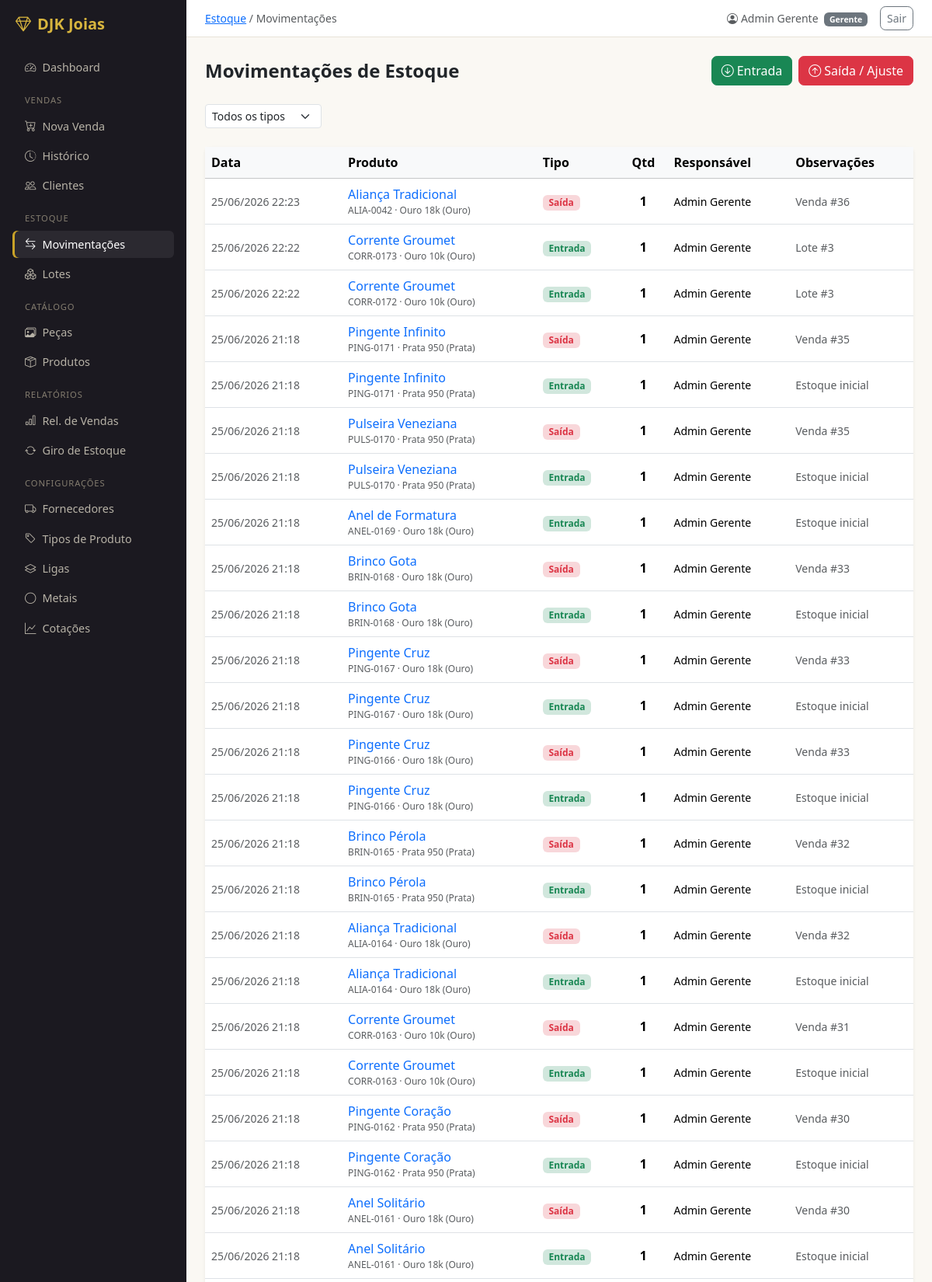
Page /estoque/ (signed in, upper part) on the committed database.
### usuarios/models.py (models this page shows, shortened)
class Usuario(AbstractUser):
    class Perfil(models.TextChoices):
        GERENTE  = 'GER', 'Gerente'
        VENDEDOR = 'VEN', 'Vendedor'
    perfil    = models.CharField(max_length=3, choices=Perfil.choices, default=Perfil.VENDEDOR)
    telefone  = models.CharField(max_length=20, blank=True)
    criado_em = models.DateTimeField(auto_now_add=True)
    class Meta:
        verbose_name        = 'Usuário'
        verbose_name_plural = 'Usuários'
        ordering            = ['first_name', 'last_name']
    @property
    def is_gerente(self):
        return self.perfil == self.Perfil.GERENTE

### estoque/models.py (models this page shows, shortened)
class MovimentacaoEstoque(models.Model):
    class Tipo(models.TextChoices):
        ENTRADA    = 'ENT', 'Entrada'
        SAIDA      = 'SAI', 'Saída'
        AJUSTE_POS = 'AJP', 'Ajuste Positivo'
        AJUSTE_NEG = 'AJN', 'Ajuste Negativo'
        DEVOLUCAO  = 'DEV', 'Devolução'
    produto          = models.ForeignKey(
        'catalogo.Produto',
        on_delete=models.PROTECT,
        related_name='movimentacoes',
        db_index=True,
    )
    peca             = models.ForeignKey(
        'catalogo.Peca',
        on_delete=models.SET_NULL,
        null=True, blank=True,
        related_name='movimentacoes',
    )
    tipo             = models.CharField(max_length=3, choices=Tipo.choices, db_index=True)
    quantidade       = models.PositiveIntegerField(validators=[MinValueValidator(1)])
    fornecedor       = models.ForeignKey(
        'vendas.Fornecedor',
        on_delete=models.SET_NULL,
        null=True, blank=True,
        related_name='movimentacoes',
    )
    cliente          = models.ForeignKey(
        'vendas.Cliente',
        on_delete=models.SET_NULL,
        null=True, blank=True,
        related_name='movimentacoes',
    )
    referencia_venda = models.ForeignKey(
        'vendas.Venda',
        on_delete=models.SET_NULL,
        null=True, blank=True,
        related_name='movimentacoes',
    )
    lote             = models.ForeignKey(
        LoteMovimentacao,
        on_delete=models.SET_NULL,
        null=True, blank=True,
        related_name='movimentacoes',
    )
    responsavel      = models.ForeignKey(
        settings.AUTH_USER_MODEL,
        on_delete=models.PROTECT,
        related_name='movimentacoes_realizadas',
    )
    observacoes      = models.CharField(max_length=200, blank=True)
    data_hora        = models.DateTimeField(auto_now_add=True, db_index=True)
    class Meta:
        verbose_name        = 'Movimentação de Estoque'
        verbose_name_plural = 'Movimentações de Estoque'
        ordering            = ['-data_hora']
        indexes = [
            models.Index(fields=['produto', '-data_hora'], name='idx_movest_produto_data'),
        ]

### catalogo/models.py (models this page shows, shortened)
class Produto(models.Model):
    nome      = models.CharField(max_length=150, db_index=True)
    descricao = models.TextField(blank=True)
    tipo      = models.ForeignKey(TipoProduto, on_delete=models.PROTECT, null=True, blank=True, related_name='produtos')
    liga      = models.ForeignKey(Liga, on_delete=models.PROTECT, null=True, blank=True, related_name='produtos')
    criado_em     = models.DateTimeField(auto_now_add=True)
    atualizado_em = models.DateTimeField(auto_now=True)
    class Meta:
        verbose_name        = 'Produto'
        verbose_name_plural = 'Produtos'
        ordering            = ['nome']

class Peca(models.Model):
    class Status(models.TextChoices):
        DISPONIVEL = 'DIS', 'Disponível'
        RESERVADA  = 'RES', 'Reservada'
        VENDIDA    = 'VEN', 'Vendida'
        RETIRADA   = 'RET', 'Retirada'   # saiu via movimentação, não venda
    produto           = models.ForeignKey(Produto, on_delete=models.PROTECT, related_name='pecas')
    codigo            = models.CharField(max_length=20, unique=True, blank=True, db_index=True)
    status            = models.CharField(max_length=3, choices=Status.choices, default=Status.DISPONIVEL, db_index=True)
    peso_gramas       = models.DecimalField(
        max_digits=8, decimal_places=3,
        validators=[MinValueValidator(Decimal('0.001'))],
        verbose_name='Peso (g)',
    )
    custo_mao_de_obra = models.DecimalField(
        max_digits=10, decimal_places=2,
        default=Decimal('0.00'),
        validators=[MinValueValidator(Decimal('0.00'))],
    )
    observacoes   = models.TextField(blank=True)
    criado_em     = models.DateTimeField(auto_now_add=True)
    atualizado_em = models.DateTimeField(auto_now=True)
    class Meta:
        verbose_name        = 'Peça'
        verbose_name_plural = 'Peças'
        ordering            = ['-criado_em']

class Liga(models.Model):
    nome   = models.CharField(max_length=50, unique=True)
    metal  = models.ForeignKey(Metal, on_delete=models.PROTECT, related_name='ligas')
    pureza = models.DecimalField(
        max_digits=6, decimal_places=5,
        validators=[MinValueValidator(Decimal('0.00001')), MaxValueValidator(Decimal('1.0'))],
        help_text='Fração pura do metal. Ex: 0.75000 para Ouro 18k',
    )
    class Meta:
        verbose_name        = 'Liga'
        verbose_name_plural = 'Ligas'
        ordering            = ['metal', 'nome']
    def __str__(self):
        return f'{self.nome} ({self.metal})'

class Metal(models.Model):
    nome    = models.CharField(max_length=50, unique=True)
    simbolo = models.CharField(max_length=10, unique=True, help_text='Símbolo da API. Ex: XAU, XAG')
    class Meta:
        verbose_name        = 'Metal'
        verbose_name_plural = 'Metais'
        ordering            = ['nome']
    def __str__(self):
        return self.nome

### estoque/views.py (the view)
# urls.py: path('',       views.MovimentacaoListView.as_view(), name='movimentacao_list'),
class MovimentacaoListView(LoginRequiredMixin, ListView):
    model               = MovimentacaoEstoque
    template_name       = 'estoque/movimentacao_list.html'
    context_object_name = 'movimentacoes'
    paginate_by         = 30
    def get_queryset(self):
        qs = MovimentacaoEstoque.objects.select_related(
            'produto__liga', 'peca', 'responsavel', 'referencia_venda', 'lote'
        )
        if produto_id := self.request.GET.get('produto'):
            qs = qs.filter(produto_id=produto_id)
        if tipo := self.request.GET.get('tipo'):
            qs = qs.filter(tipo=tipo)
        return qs
    def get_context_data(self, **kwargs):
        ctx = super().get_context_data(**kwargs)
        ctx['tipos']      = MovimentacaoEstoque.Tipo.choices
        ctx['tipo_atual'] = self.request.GET.get('tipo', '')
        return ctx

### templates/estoque/movimentacao_list.html (shortened to what this page needs)
{% extends 'base.html' %}
{% block breadcrumb %}<a href="{% url 'estoque:movimentacao_list' %}">Estoque</a> / Movimentações{% endblock %}
{% block content %}
<div class="d-flex align-items-center justify-content-between mb-4">
  <h4 class="fw-semibold mb-0">Movimentações de Estoque</h4>
  <div class="d-flex gap-2">
    <a href="{% url 'estoque:movimentacao_entrada' %}" class="btn btn-success">
      <i class="bi bi-arrow-down-circle me-1"></i>Entrada
    </a>
    <a href="{% url 'estoque:movimentacao_saida' %}" class="btn btn-danger">
      <i class="bi bi-arrow-up-circle me-1"></i>Saída / Ajuste
    </a>
  </div>
</div>
<form method="get" class="row g-2 mb-4">
  <div class="col-auto">
    <select name="tipo" class="form-select form-select-sm" onchange="this.form.submit()">
      <option value="">Todos os tipos</option>
    </select>
  </div>
</form>
<div class="card border-0 shadow-sm">
  <div class="table-responsive">
    <table class="table table-hover align-middle mb-0">
      <thead class="table-light">
        <tr>
          <th>Data</th>
          <th>Produto</th>
          <th>Tipo</th>
          <th class="text-center">Qtd</th>
          <th>Responsável</th>
          <th>Observações</th>
        </tr>
      </thead>
      <tbody>
        {% for mov in movimentacoes %}
        <tr>
          <td class="small text-muted">{{ mov.data_hora|date:"d/m/Y H:i" }}</td>
          <td>
            {% if mov.peca %}
            <a href="{% url 'catalogo:peca_detail' mov.peca.pk %}" class="text-decoration-none">
              {{ mov.produto.nome }}
            </a>
            <div class="text-muted" style="font-size:.75rem">{{ mov.peca.codigo }} · {{ mov.produto.liga }}</div>
            {% else %}
            <a href="{% url 'catalogo:produto_detail' mov.produto.pk %}" class="text-decoration-none">
              {{ mov.produto.nome }}
            </a>
            <div class="text-muted" style="font-size:.75rem">{{ mov.produto.liga }}</div>
            {% endif %}
          </td>
          <td>
            {% if mov.tipo == 'ENT' or mov.tipo == 'AJP' or mov.tipo == 'DEV' %}
            <span class="badge bg-success-subtle text-success">{{ mov.get_tipo_display }}</span>
            {% else %}
            <span class="badge bg-danger-subtle text-danger">{{ mov.get_tipo_display }}</span>
            {% endif %}
          </td>
          <td class="text-center fw-semibold">{{ mov.quantidade }}</td>
          <td class="small">{{ mov.responsavel.get_full_name|default:mov.responsavel.username }}</td>
          <td class="small text-muted">{{ mov.observacoes|default:"—" }}</td>
        </tr>
        {% empty %}
        <tr>
          <td colspan="6" class="text-center text-muted py-4">Nenhuma movimentação registrada.</td>
        </tr>
        {% endfor %}
      </tbody>
    </table>
  </div>
</div>
{% endblock %}

### templates/base.html (shortened to what this page needs)
<!DOCTYPE html>
<html lang="pt-br">
<head>
  <link href="https://cdn.jsdelivr.net/npm/bootstrap@5.3.3/dist/css/bootstrap.min.css" rel="stylesheet">
  <link href="https://cdn.jsdelivr.net/npm/bootstrap-icons@1.11.3/font/bootstrap-icons.min.css" rel="stylesheet">
</head>
<body>
<div class="d-flex">
  <nav id="sidebar" class="p-3">
    <div class="text-white fw-bold fs-5 mb-4 px-1">
      <i class="bi bi-gem me-2"></i>DJK Joias
    </div>
    <ul class="nav flex-column gap-1">
      <li><a href="{% url 'dashboard:index' %}" class="nav-link {% if request.resolver_match.app_name == 'dashboard' %}active{% endif %}">
        <i class="bi bi-speedometer2 me-2"></i>Dashboard
      </a></li>
      <li class="sidebar-section">Vendas</li>
      <li><a href="{% url 'vendas:venda_create' %}" class="nav-link {% if request.resolver_match.url_name == 'venda_create' %}active{% endif %}">
        <i class="bi bi-cart-plus me-2"></i>Nova Venda
      </a></li>
      <li><a href="{% url 'vendas:venda_list' %}" class="nav-link {% if request.resolver_match.url_name == 'venda_list' or request.resolver_match.url_name == 'venda_detail' %}active{% endif %}">
        <i class="bi bi-clock-history me-2"></i>Histórico
      </a></li>
      <li><a href="{% url 'vendas:cliente_list' %}" class="nav-link {% if request.resolver_match.url_name|slice:':7' == 'cliente' %}active{% endif %}">
        <i class="bi bi-people me-2"></i>Clientes
      </a></li>
      <li class="sidebar-section">Estoque</li>
      <li><a href="{% url 'estoque:movimentacao_list' %}" class="nav-link {% if request.resolver_match.url_name == 'movimentacao_list' or request.resolver_match.url_name == 'movimentacao_create' %}active{% endif %}">
        <i class="bi bi-arrow-left-right me-2"></i>Movimentações
      </a></li>
      <li><a href="{% url 'estoque:lote_list' %}" class="nav-link {% if request.resolver_match.url_name|slice:':4' == 'lote' %}active{% endif %}">
        <i class="bi bi-boxes me-2"></i>Lotes
      </a></li>
      <li class="sidebar-section">Catálogo</li>
      <li><a href="{% url 'catalogo:peca_list' %}" class="nav-link {% if request.resolver_match.url_name|slice:':4' == 'peca' %}active{% endif %}">
        <i class="bi bi-images me-2"></i>Peças
      </a></li>
      <li><a href="{% url 'catalogo:produto_list' %}" class="nav-link {% if request.resolver_match.url_name|slice:':7' == 'produto' %}active{% endif %}">
        <i class="bi bi-box-seam me-2"></i>Produtos
      </a></li>
      {% if user.is_gerente %}
      <li class="sidebar-section">Relatórios</li>
      <li><a href="{% url 'relatorios:vendas' %}" class="nav-link {% if request.resolver_match.url_name == 'vendas' and request.resolver_match.app_name == 'relatorios' %}active{% endif %}">
        <i class="bi bi-bar-chart me-2"></i>Rel. de Vendas
      </a></li>
      <li><a href="{% url 'relatorios:giro' %}" class="nav-link {% if request.resolver_match.url_name == 'giro' %}active{% endif %}">
        <i class="bi bi-arrow-repeat me-2"></i>Giro de Estoque
      </a></li>
      <li class="sidebar-section">Configurações</li>
      <li><a href="{% url 'vendas:fornecedor_list' %}" class="nav-link {% if request.resolver_match.url_name|slice:':10' == 'fornecedor' %}active{% endif %}">
        <i class="bi bi-truck me-2"></i>Fornecedores
      </a></li>
      <li><a href="{% url 'catalogo:tipo_produto_list' %}" class="nav-link {% if request.resolver_match.url_name|slice:':4' == 'tipo' %}active{% endif %}">
        <i class="bi bi-tag me-2"></i>Tipos de Produto
      </a></li>
      <li><a href="{% url 'catalogo:liga_list' %}" class="nav-link {% if request.resolver_match.url_name|slice:':4' == 'liga' %}active{% endif %}">
        <i class="bi bi-layers me-2"></i>Ligas
      </a></li>
      <li><a href="{% url 'catalogo:metal_list' %}" class="nav-link {% if request.resolver_match.url_name|slice:':5' == 'metal' %}active{% endif %}">
        <i class="bi bi-circle me-2"></i>Metais
      </a></li>
      <li><a href="{% url 'catalogo:cotacao_list' %}" class="nav-link {% if request.resolver_match.url_name == 'cotacao_list' %}active{% endif %}">
        <i class="bi bi-graph-up me-2"></i>Cotações
      </a></li>
      {% endif %}
    </ul>
  </nav>
  <div id="main" class="d-flex flex-column">
    <div class="topbar px-4 py-2 d-flex align-items-center justify-content-between">
      <span class="text-muted small">{% block breadcrumb %}{% endblock %}</span>
      <div class="d-flex align-items-center gap-3">
        <span class="small text-muted">
          <i class="bi bi-person-circle me-1"></i>{{ user.get_full_name|default:user.username }}
          <span class="badge bg-secondary ms-1">{{ user.get_perfil_display }}</span>
        </span>
        <form method="post" action="{% url 'logout' %}" class="m-0">
          <button type="submit" class="btn btn-sm btn-outline-secondary">Sair</button>
        </form>
      </div>
    </div>
    <main class="p-4 flex-grow-1">
      {% block content %}{% endblock %}
    </main>
  </div>
</div>
{% load static %}
</body>
</html>

### templates/base.html (style rules this page uses)
:root { --onyx: #1b1920; --onyx-2: #2a2730; --gold: #c9a227; --gold-dark: #ad8a1f; --gold-soft: #d8b53e; --paper: #faf8f3; }
body { background-color: var(--paper); }
#sidebar { min-height: 100vh; background-color: var(--onyx); width: 240px; flex-shrink: 0; }
#sidebar .navbar-brand, #sidebar .fw-bold { color: var(--gold-soft) !important; }
#sidebar .nav-link { color: #b7b2a6; font-size: 0.9rem; padding: .4rem 1rem; border-radius: 6px; }
#sidebar .nav-link.active { color: #fff; background-color: rgba(255,255,255,.07); box-shadow: inset 3px 0 0 var(--gold); }
#sidebar .sidebar-section { font-size: .7rem; text-transform: uppercase; letter-spacing: .08em; color: #847d6f; padding: .8rem 1rem .2rem; }
#main { flex: 1; min-width: 0; }
.topbar { background: #fff; border-bottom: 1px solid #e8e3d9; }
.btn { border-radius: .45rem; font-weight: 500; }

### rows in the picture
Usuario: get_full_name "Admin Gerente", perfil "Gerente"
MovimentacaoEstoque: data_hora "25/06/2026 22:23", produto.nome "Aliança Tradicional", peca.codigo "ALIA-0042", produto.liga "Ouro 18k (Ouro)", tipo "Saída", quantidade "1", responsavel.get_full_name "Admin Gerente", observacoes "Venda #36"
MovimentacaoEstoque: data_hora "25/06/2026 22:22", produto.nome "Corrente Groumet", peca.codigo "CORR-0173", produto.liga "Ouro 10k (Ouro)", tipo "Entrada", quantidade "1", responsavel.get_full_name "Admin Gerente", observacoes "Lote #3"
MovimentacaoEstoque: data_hora "25/06/2026 22:22", produto.nome "Corrente Groumet", peca.codigo "CORR-0172", produto.liga "Ouro 10k (Ouro)", tipo "Entrada", quantidade "1", responsavel.get_full_name "Admin Gerente", observacoes "Lote #3"
MovimentacaoEstoque: data_hora "25/06/2026 21:18", produto.nome "Pingente Infinito", peca.codigo "PING-0171", produto.liga "Prata 950 (Prata)", tipo "Saída", quantidade "1", responsavel.get_full_name "Admin Gerente", observacoes "Venda #35"
MovimentacaoEstoque: data_hora "25/06/2026 21:18", produto.nome "Pingente Infinito", peca.codigo "PING-0171", produto.liga "Prata 950 (Prata)", tipo "Entrada", quantidade "1", responsavel.get_full_name "Admin Gerente", observacoes "Estoque inicial"
MovimentacaoEstoque: data_hora "25/06/2026 21:18", produto.nome "Pulseira Veneziana", peca.codigo "PULS-0170", produto.liga "Prata 950 (Prata)", tipo "Saída", quantidade "1", responsavel.get_full_name "Admin Gerente", observacoes "Venda #35"
MovimentacaoEstoque: data_hora "25/06/2026 21:18", produto.nome "Pulseira Veneziana", peca.codigo "PULS-0170", produto.liga "Prata 950 (Prata)", tipo "Entrada", quantidade "1", responsavel.get_full_name "Admin Gerente", observacoes "Estoque inicial"
MovimentacaoEstoque: data_hora "25/06/2026 21:18", produto.nome "Anel de Formatura", peca.codigo "ANEL-0169", produto.liga "Ouro 18k (Ouro)", tipo "Entrada", quantidade "1", responsavel.get_full_name "Admin Gerente", observacoes "Estoque inicial"
MovimentacaoEstoque: data_hora "25/06/2026 21:18", produto.nome "Brinco Gota", peca.codigo "BRIN-0168", produto.liga "Ouro 18k (Ouro)", tipo "Saída", quantidade "1", responsavel.get_full_name "Admin Gerente", observacoes "Venda #33"
MovimentacaoEstoque: data_hora "25/06/2026 21:18", produto.nome "Brinco Gota", peca.codigo "BRIN-0168", produto.liga "Ouro 18k (Ouro)", tipo "Entrada", quantidade "1", responsavel.get_full_name "Admin Gerente", observacoes "Estoque inicial"
MovimentacaoEstoque: data_hora "25/06/2026 21:18", produto.nome "Pingente Cruz", peca.codigo "PING-0167", produto.liga "Ouro 18k (Ouro)", tipo "Saída", quantidade "1", responsavel.get_full_name "Admin Gerente", observacoes "Venda #33"
MovimentacaoEstoque: data_hora "25/06/2026 21:18", produto.nome "Pingente Cruz", peca.codigo "PING-0167", produto.liga "Ouro 18k (Ouro)", tipo "Entrada", quantidade "1", responsavel.get_full_name "Admin Gerente", observacoes "Estoque inicial"
MovimentacaoEstoque: data_hora "25/06/2026 21:18", produto.nome "Pingente Cruz", peca.codigo "PING-0166", produto.liga "Ouro 18k (Ouro)", tipo "Saída", quantidade "1", responsavel.get_full_name "Admin Gerente", observacoes "Venda #33"
MovimentacaoEstoque: data_hora "25/06/2026 21:18", produto.nome "Pingente Cruz", peca.codigo "PING-0166", produto.liga "Ouro 18k (Ouro)", tipo "Entrada", quantidade "1", responsavel.get_full_name "Admin Gerente", observacoes "Estoque inicial"
MovimentacaoEstoque: data_hora "25/06/2026 21:18", produto.nome "Brinco Pérola", peca.codigo "BRIN-0165", produto.liga "Prata 950 (Prata)", tipo "Saída", quantidade "1", responsavel.get_full_name "Admin Gerente", observacoes "Venda #32"
MovimentacaoEstoque: data_hora "25/06/2026 21:18", produto.nome "Brinco Pérola", peca.codigo "BRIN-0165", produto.liga "Prata 950 (Prata)", tipo "Entrada", quantidade "1", responsavel.get_full_name "Admin Gerente", observacoes "Estoque inicial"
MovimentacaoEstoque: data_hora "25/06/2026 21:18", produto.nome "Aliança Tradicional", peca.codigo "ALIA-0164", produto.liga "Ouro 18k (Ouro)", tipo "Saída", quantidade "1", responsavel.get_full_name "Admin Gerente", observacoes "Venda #32"
MovimentacaoEstoque: data_hora "25/06/2026 21:18", produto.nome "Aliança Tradicional", peca.codigo "ALIA-0164", produto.liga "Ouro 18k (Ouro)", tipo "Entrada", quantidade "1", responsavel.get_full_name "Admin Gerente", observacoes "Estoque inicial"
MovimentacaoEstoque: data_hora "25/06/2026 21:18", produto.nome "Corrente Groumet", peca.codigo "CORR-0163", produto.liga "Ouro 10k (Ouro)", tipo "Saída", quantidade "1", responsavel.get_full_name "Admin Gerente", observacoes "Venda #31"
MovimentacaoEstoque: data_hora "25/06/2026 21:18", produto.nome "Corrente Groumet", peca.codigo "CORR-0163", produto.liga "Ouro 10k (Ouro)", tipo "Entrada", quantidade "1", responsavel.get_full_name "Admin Gerente", observacoes "Estoque inicial"
MovimentacaoEstoque: data_hora "25/06/2026 21:18", produto.nome "Pingente Coração", peca.codigo "PING-0162", produto.liga "Prata 950 (Prata)", tipo "Saída", quantidade "1", responsavel.get_full_name "Admin Gerente", observacoes "Venda #30"
MovimentacaoEstoque: data_hora "25/06/2026 21:18", produto.nome "Pingente Coração", peca.codigo "PING-0162", produto.liga "Prata 950 (Prata)", tipo "Entrada", quantidade "1", responsavel.get_full_name "Admin Gerente", observacoes "Estoque inicial"
MovimentacaoEstoque: data_hora "25/06/2026 21:18", produto.nome "Anel Solitário", peca.codigo "ANEL-0161", produto.liga "Ouro 18k (Ouro)", tipo "Saída", quantidade "1", responsavel.get_full_name "Admin Gerente", observacoes "Venda #30"
MovimentacaoEstoque: data_hora "25/06/2026 21:18", produto.nome "Anel Solitário", peca.codigo "ANEL-0161", produto.liga "Ouro 18k (Ouro)", tipo "Entrada", quantidade "1", responsavel.get_full_name "Admin Gerente", observacoes "Estoque inicial"
